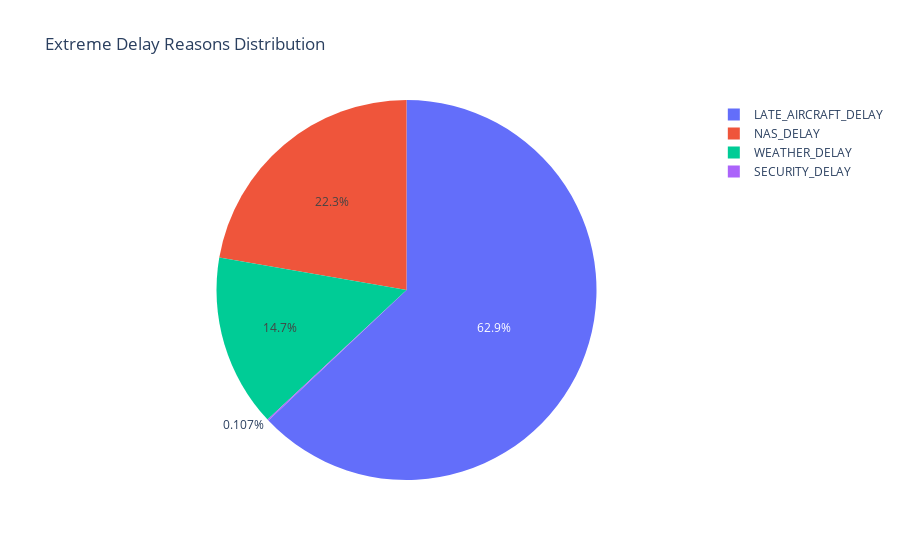

Notebook cell for this chart:
### Markdown cell above
For more extreme delays, there is a significantly higher portion of delays due to late aircraft, but the proportions of NAS delays and weather delays are a bit closer to each other than overall.

### Code cell
fig = px.pie(values = delay_reason_out.sum(), names=delay_reason_out.sum().index, title='Extreme Delay Reasons Distribution')
fig.show()

### Figure 1 — Plotly figure (JSON) as saved in the notebook; plotly's stock layout.template omitted (floating-point values rounded to 4 significant figures)
{"data": [{"domain": {"x": [0, 1], "y": [0, 1]}, "hovertemplate": "label=%{label}<br>value=%{value}<extra></extra>", "labels": ["WEATHER_DELAY", "NAS_DELAY", "SECURITY_DELAY", "LATE_AIRCRAFT_DELAY"], "legendgroup": "", "name": "", "showlegend": true, "type": "pie", "values": [403145, 612067, 2928, 1729772]}], "layout": {"legend": {"tracegroupgap": 0}, "title": {"text": "Extreme Delay Reasons Distribution"}}}
